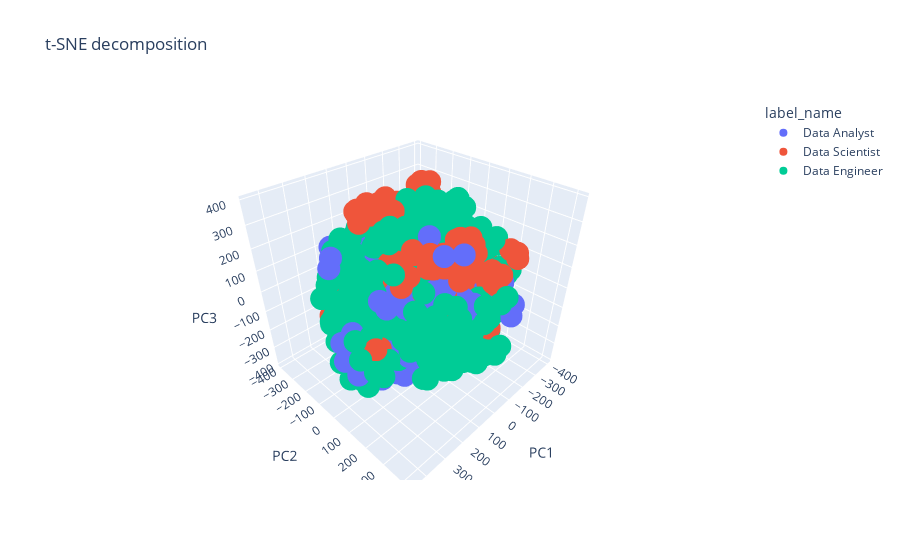

Source (notebook cell):
### Code cell
# 3D visualisation

fig = px.scatter_3d(df_full, x='PC1', y='PC2', z='PC3',
              color='label_name', title="t-SNE decomposition")
fig.show()

### Figure 1 — Plotly figure (JSON) as saved in the notebook; plotly's stock layout.template omitted (floating-point values rounded to 4 significant figures; data arrays with more than 128 entries replaced by an {"elided": "..."} marker saying what was removed)
{"data": [{"hovertemplate": "label_name=Data Analyst<br>PC1=%{x}<br>PC2=%{y}<br>PC3=%{z}<extra></extra>", "legendgroup": "Data Analyst", "marker": {"color": "#636efa", "symbol": "circle"}, "mode": "markers", "name": "Data Analyst", "scene": "scene", "showlegend": true, "type": "scatter3d", "x": {"elided": "177 float values"}, "y": {"elided": "177 float values"}, "z": {"elided": "177 float values"}}, {"hovertemplate": "label_name=Data Scientist<br>PC1=%{x}<br>PC2=%{y}<br>PC3=%{z}<extra></extra>", "legendgroup": "Data Scientist", "marker": {"color": "#EF553B", "symbol": "circle"}, "mode": "markers", "name": "Data Scientist", "scene": "scene", "showlegend": true, "type": "scatter3d", "x": {"elided": "129 float values"}, "y": {"elided": "129 float values"}, "z": {"elided": "129 float values"}}, {"hovertemplate": "label_name=Data Engineer<br>PC1=%{x}<br>PC2=%{y}<br>PC3=%{z}<extra></extra>", "legendgroup": "Data Engineer", "marker": {"color": "#00cc96", "symbol": "circle"}, "mode": "markers", "name": "Data Engineer", "scene": "scene", "showlegend": true, "type": "scatter3d", "x": {"elided": "372 float values"}, "y": {"elided": "372 float values"}, "z": {"elided": "372 float values"}}], "layout": {"legend": {"title": {"text": "label_name"}, "tracegroupgap": 0}, "scene": {"domain": {"x": [0, 1], "y": [0, 1]}, "xaxis": {"title": {"text": "PC1"}}, "yaxis": {"title": {"text": "PC2"}}, "zaxis": {"title": {"text": "PC3"}}}, "title": {"text": "t-SNE decomposition"}}}
